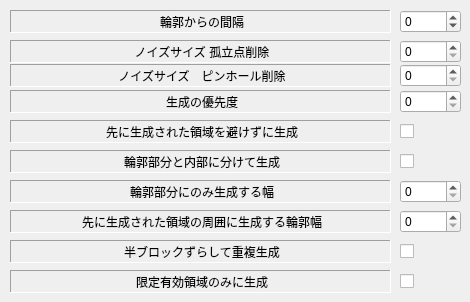
     <widget class="QWidget" name="tab_7">
      <attribute name="title">
       <string>生成</string>
      </attribute>
      <widget class="QSpinBox" name="EditOutlineAroundPriorItems">
       <property name="geometry">
        <rect>
         <x>400</x>
         <y>210</y>
         <width>61</width>
         <height>23</height>
        </rect>
       </property>
       <property name="font">
        <font>
         <pointsize>9</pointsize>
        </font>
       </property>
       <property name="maximum">
        <number>1000</number>
       </property>
      </widget>
      <widget class="QLabel" name="label_48">
       <property name="geometry">
        <rect>
         <x>10</x>
         <y>64</y>
         <width>381</width>
         <height>23</height>
        </rect>
       </property>
       <property name="frameShape">
        <enum>QFrame::Panel</enum>
       </property>
       <property name="frameShadow">
        <enum>QFrame::Sunken</enum>
       </property>
       <property name="text">
        <string>ノイズサイズ　ピンホール削除</string>
       </property>
       <property name="alignment">
        <set>Qt::AlignCenter|Qt::AlignHCenter|Qt::AlignLeading|Qt::AlignLeft|Qt::AlignVCenter</set>
       </property>
      </widget>
      <widget class="QLabel" name="label_52">
       <property name="geometry">
        <rect>
         <x>10</x>
         <y>210</y>
         <width>381</width>
         <height>23</height>
        </rect>
       </property>
       <property name="frameShape">
        <enum>QFrame::Panel</enum>
       </property>
       <property name="frameShadow">
        <enum>QFrame::Sunken</enum>
       </property>
       <property name="text">
        <string>先に生成された領域の周囲に生成する輪郭幅</string>
       </property>
       <property name="alignment">
        <set>Qt::AlignCenter|Qt::AlignHCenter|Qt::AlignLeading|Qt::AlignLeft|Qt::AlignVCenter</set>
       </property>
      </widget>
      <widget class="QSpinBox" name="EditNoiseSize">
       <property name="geometry">
        <rect>
         <x>400</x>
         <y>40</y>
         <width>61</width>
         <height>23</height>
        </rect>
       </property>
       <property name="font">
        <font>
         <pointsize>9</pointsize>
        </font>
       </property>
      </widget>
      <widget class="QLabel" name="label_65">
       <property name="geometry">
        <rect>
         <x>10</x>
         <y>120</y>
         <width>381</width>
         <height>23</height>
        </rect>
       </property>
       <property name="frameShape">
        <enum>QFrame::Panel</enum>
       </property>
       <property name="frameShadow">
        <enum>QFrame::Sunken</enum>
       </property>
       <property name="text">
        <string>先に生成された領域を避けずに生成</string>
       </property>
       <property name="alignment">
        <set>Qt::AlignCenter|Qt::AlignHCenter|Qt::AlignLeading|Qt::AlignLeft|Qt::AlignVCenter</set>
       </property>
      </widget>
      <widget class="QCheckBox" name="checkBoxGenerateOutlineMode">
       <property name="geometry">
        <rect>
         <x>400</x>
         <y>150</y>
         <width>61</width>
         <height>22</height>
        </rect>
       </property>
       <property name="text">
        <string/>
       </property>
      </widget>
      <widget class="QSpinBox" name="EditSpaceToOutline">
       <property name="geometry">
        <rect>
         <x>400</x>
         <y>10</y>
         <width>61</width>
         <height>23</height>
        </rect>
       </property>
       <property name="minimum">
        <number>-99</number>
       </property>
      </widget>
      <widget class="QLabel" name="label_49">
       <property name="geometry">
        <rect>
         <x>10</x>
         <y>40</y>
         <width>381</width>
         <height>23</height>
        </rect>
       </property>
       <property name="frameShape">
        <enum>QFrame::Panel</enum>
       </property>
       <property name="frameShadow">
        <enum>QFrame::Sunken</enum>
       </property>
       <property name="text">
        <string>ノイズサイズ 孤立点削除</string>
       </property>
       <property name="alignment">
        <set>Qt::AlignCenter|Qt::AlignHCenter|Qt::AlignLeading|Qt::AlignLeft|Qt::AlignVCenter</set>
       </property>
      </widget>
      <widget class="QLabel" name="label_16">
       <property name="geometry">
        <rect>
         <x>10</x>
         <y>90</y>
         <width>381</width>
         <height>23</height>
        </rect>
       </property>
       <property name="frameShape">
        <enum>QFrame::Panel</enum>
       </property>
       <property name="frameShadow">
        <enum>QFrame::Sunken</enum>
       </property>
       <property name="text">
        <string>生成の優先度</string>
       </property>
       <property name="alignment">
        <set>Qt::AlignCenter|Qt::AlignHCenter|Qt::AlignLeading|Qt::AlignLeft|Qt::AlignVCenter</set>
       </property>
      </widget>
      <widget class="QSpinBox" name="EditGenerateOnEdgeWidth">
       <property name="geometry">
        <rect>
         <x>400</x>
         <y>180</y>
         <width>61</width>
         <height>23</height>
        </rect>
       </property>
       <property name="font">
        <font>
         <pointsize>9</pointsize>
        </font>
       </property>
      </widget>
      <widget class="QCheckBox" name="checkBoxEnableOverlap">
       <property name="geometry">
        <rect>
         <x>400</x>
         <y>120</y>
         <width>61</width>
         <height>22</height>
        </rect>
       </property>
       <property name="text">
        <string/>
       </property>
      </widget>
      <widget class="QSpinBox" name="EditNoiseSizePinHole">
       <property name="geometry">
        <rect>
         <x>400</x>
         <y>64</y>
         <width>61</width>
         <height>23</height>
        </rect>
       </property>
       <property name="font">
        <font>
         <pointsize>9</pointsize>
        </font>
       </property>
      </widget>
      <widget class="QLabel" name="label_69">
       <property name="geometry">
        <rect>
         <x>10</x>
         <y>150</y>
         <width>381</width>
         <height>23</height>
        </rect>
       </property>
       <property name="frameShape">
        <enum>QFrame::Panel</enum>
       </property>
       <property name="frameShadow">
        <enum>QFrame::Sunken</enum>
       </property>
       <property name="text">
        <string>輪郭部分と内部に分けて生成</string>
       </property>
       <property name="alignment">
        <set>Qt::AlignCenter|Qt::AlignHCenter|Qt::AlignLeading|Qt::AlignLeft|Qt::AlignVCenter</set>
       </property>
      </widget>
      <widget class="QLabel" name="label_50">
       <property name="geometry">
        <rect>
         <x>10</x>
         <y>180</y>
         <width>381</width>
         <height>23</height>
        </rect>
       </property>
       <property name="frameShape">
        <enum>QFrame::Panel</enum>
       </property>
       <property name="frameShadow">
        <enum>QFrame::Sunken</enum>
       </property>
       <property name="text">
        <string>輪郭部分にのみ生成する幅</string>
       </property>
       <property name="alignment">
        <set>Qt::AlignCenter|Qt::AlignHCenter|Qt::AlignLeading|Qt::AlignLeft|Qt::AlignVCenter</set>
       </property>
      </widget>
      <widget class="QLabel" name="label_14">
       <property name="geometry">
        <rect>
         <x>10</x>
         <y>10</y>
         <width>381</width>
         <height>23</height>
        </rect>
       </property>
       <property name="frameShape">
        <enum>QFrame::Panel</enum>
       </property>
       <property name="frameShadow">
        <enum>QFrame::Sunken</enum>
       </property>
       <property name="text">
        <string>輪郭からの間隔</string>
       </property>
       <property name="alignment">
        <set>Qt::AlignCenter|Qt::AlignHCenter|Qt::AlignLeading|Qt::AlignLeft|Qt::AlignVCenter</set>
       </property>
      </widget>
      <widget class="QSpinBox" name="EditPriority">
       <property name="geometry">
        <rect>
         <x>400</x>
         <y>90</y>
         <width>61</width>
         <height>23</height>
        </rect>
       </property>
       <property name="font">
        <font>
         <pointsize>9</pointsize>
        </font>
       </property>
      </widget>
      <widget class="QCheckBox" name="checkBoxGenerateHalfPitch">
       <property name="geometry">
        <rect>
         <x>400</x>
         <y>240</y>
         <width>61</width>
         <height>22</height>
        </rect>
       </property>
       <property name="text">
        <string/>
       </property>
      </widget>
      <widget class="QLabel" name="label_77">
       <property name="geometry">
        <rect>
         <x>10</x>
         <y>240</y>
         <width>381</width>
         <height>23</height>
        </rect>
       </property>
       <property name="frameShape">
        <enum>QFrame::Panel</enum>
       </property>
       <property name="frameShadow">
        <enum>QFrame::Sunken</enum>
       </property>
       <property name="text">
        <string>半ブロックずらして重複生成</string>
       </property>
       <property name="alignment">
        <set>Qt::AlignCenter|Qt::AlignHCenter|Qt::AlignLeading|Qt::AlignLeft|Qt::AlignVCenter</set>
       </property>
      </widget>
      <widget class="QLabel" name="label_114">
       <property name="geometry">
        <rect>
         <x>10</x>
         <y>270</y>
         <width>381</width>
         <height>23</height>
        </rect>
       </property>
       <property name="frameShape">
        <enum>QFrame::Panel</enum>
       </property>
       <property name="frameShadow">
        <enum>QFrame::Sunken</enum>
       </property>
       <property name="text">
        <string>限定有効領域のみに生成</string>
       </property>
       <property name="alignment">
        <set>Qt::AlignCenter|Qt::AlignHCenter|Qt::AlignLeading|Qt::AlignLeft|Qt::AlignVCenter</set>
       </property>
      </widget>
      <widget class="QCheckBox" name="checkBoxGenerateOnlyLimitedMask">
       <property name="geometry">
        <rect>
         <x>400</x>
         <y>270</y>
         <width>61</width>
         <height>22</height>
        </rect>
       </property>
       <property name="text">
        <string/>
       </property>
      </widget>
     </widget>
